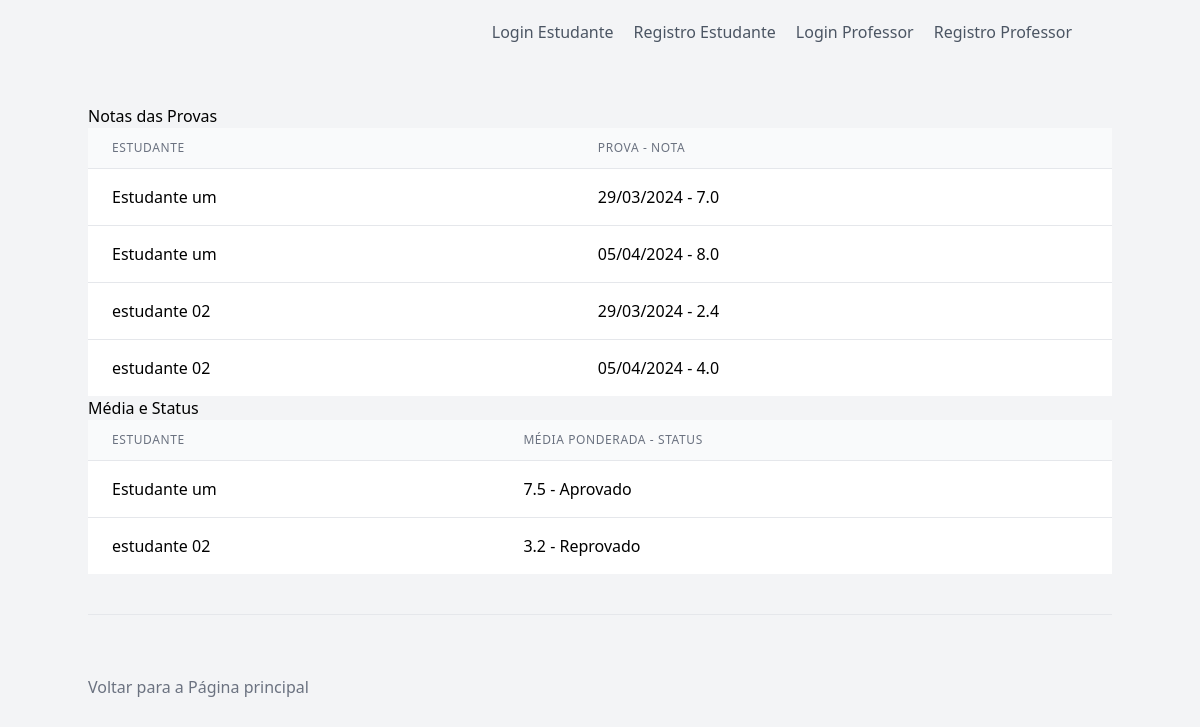
Screenshot of /ver_notas/13/ with the database file from the repository.
### pi/models.py (models this page shows, shortened)
class Estudante(AbstractUser):
    username = None
    email = None
    numero_estudante = models.CharField(max_length=255, unique=True)
    nome = models.CharField(max_length=100, null=True)
    matricula = models.CharField(max_length=50, null=True)
    curso = models.ForeignKey('Curso', on_delete=models.CASCADE, null=True)
    data_entrada = models.DateField(null=True)
    idade = models.IntegerField(null=True)
    endereco = models.CharField(max_length=400, null=True)
    cpf = models.CharField(max_length=14, null=True)
    rg = models.CharField(max_length=9, null=True)
    senha = models.CharField(max_length=150)
    aulas = models.ManyToManyField('Aula')
    reprovado = models.BooleanField(default=False)
    groups = models.ManyToManyField(
        'auth.Group',
        blank=True,
        help_text='The groups this user belongs to. A user will get all permissions granted to each of their groups.',
        related_name="estudante_groups",
        verbose_name='groups',
    )
    user_permissions = models.ManyToManyField(
        'auth.Permission',
        blank=True,
        help_text='Specific permissions for this user.',
        related_name="estudante_permissions",
        verbose_name='user permissions',
    )
    USERNAME_FIELD = 'numero_estudante'
    PASSWORD_FIELD = 'senha'
    REQUIRED_FIELDS = []
    class Meta:
        verbose_name = 'estudante'
        verbose_name_plural = 'estudantes'
        db_table = 'auth_estudante'
    def esta_aprovado(self, aula=None):
        media = self.media_notas(aula)
        return media >= 6.0
    def media_notas(self, aula=None):
        if aula is None:
          notas = Nota.objects.filter(estudante=self)
        else:
         provas_da_aula = Prova.objects.filter(aula=aula)
         notas = Nota.objects.filter(estudante=self, prova__in=provas_da_aula)
        total = sum(nota.valor * nota.prova.peso for nota in notas)
        pesos = sum(nota.prova.peso for nota in notas)
        return total / pesos if pesos else 0

class Nota(models.Model):
    estudante = models.ForeignKey('Estudante', on_delete=models.CASCADE)
    prova = models.ForeignKey('Prova', on_delete=models.CASCADE)
    valor = models.FloatField()

class Prova(models.Model):
    aula = models.ForeignKey('Aula', on_delete=models.CASCADE)
    data = models.DateField()
    peso = models.FloatField()

### pi/views.py (the view)
# urls.py: path('ver_notas/<int:aula_id>/', views.ver_notas, name='ver_notas'),
def ver_notas(request, aula_id):
    aula = Aula.objects.get(id=aula_id)
    estudantes = aula.alunos.all()
    dados = []
    for estudante in estudantes:
        provas_da_aula = Prova.objects.filter(aula=aula)
        notas = Nota.objects.filter(estudante=estudante, prova__in=provas_da_aula)
        media_ponderada = estudante.media_notas(aula)
        status = 'Aprovado' if estudante.esta_aprovado(aula) else 'Reprovado'
        dados.append({
            'estudante': estudante,
            'notas': notas,
            'media_ponderada': media_ponderada,
            'status': status,
            'rowspan': notas.count() + 1,
        })
    return render(request, 'ver_notas.html', {'dados': dados})

### pi/templates/ver_notas.html
{% extends 'base.html' %}
{% block content %}
<h2>Notas das Provas</h2>
<table class="min-w-full divide-y divide-gray-200">
    <thead class="bg-gray-50">
        <tr>
            <th class="px-6 py-3 text-left text-xs font-medium text-gray-500 uppercase tracking-wider">Estudante</th>
            <th class="px-6 py-3 text-left text-xs font-medium text-gray-500 uppercase tracking-wider">Prova - Nota</th>
        </tr>
    </thead>
    <tbody class="bg-white divide-y divide-gray-200">
        {% for dado in dados %}
            {% if dado.estudante %}
                {% for nota in dado.notas %}
                <tr>
                    <td class="px-6 py-4 whitespace-nowrap">{{ dado.estudante.nome }}</td>
                    <td class="px-6 py-4 whitespace-nowrap">{{ nota.prova.data|date:"d/m/Y" }} - {{ nota.valor }}</td>
                </tr>
                {% endfor %}
            {% endif %}
        {% endfor %}
    </tbody>
</table>
<h2>Média e Status</h2>
<table class="min-w-full divide-y divide-gray-200">
    <thead class="bg-gray-50">
        <tr>
            <th class="px-6 py-3 text-left text-xs font-medium text-gray-500 uppercase tracking-wider">Estudante</th>
            <th class="px-6 py-3 text-left text-xs font-medium text-gray-500 uppercase tracking-wider">Média Ponderada - Status</th>
        </tr>
    </thead>
    <tbody class="bg-white divide-y divide-gray-200">
        {% for dado in dados %}
            {% if dado.estudante %}
                <tr>
                    <td class="px-6 py-4 whitespace-nowrap">{{ dado.estudante.nome }}</td>
                    <td class="px-6 py-4 whitespace-nowrap">{{ dado.media_ponderada }} - {{ dado.status }}</td>
                </tr>
            {% endif %}
        {% endfor %}
    </tbody>
</table>
{% endblock %}

### rows the page displays
Nota: prova.data "29/03/2024", valor "7.0"
Nota: prova.data "05/04/2024", valor "8.0"
Nota: prova.data "29/03/2024", valor "2.4"
Nota: prova.data "05/04/2024", valor "4.0"

### other values shown
{{ dado.estudante.nome }} "Estudante um"
{{ dado.estudante.nome }} "estudante 02"
{{ dado.media_ponderada }} "7.5"
{{ dado.status }} "Aprovado"
{{ dado.media_ponderada }} "3.2"
{{ dado.status }} "Reprovado"
